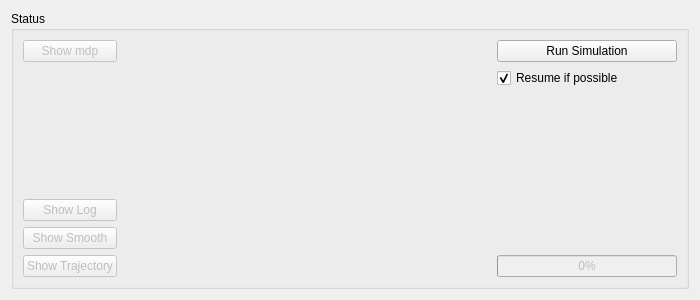
<?xml version="1.0" encoding="UTF-8"?>
<ui version="4.0">
 <class>SimulationStatus</class>
 <widget class="QWidget" name="SimulationStatus">
  <property name="geometry">
   <rect>
    <x>0</x>
    <y>0</y>
    <width>700</width>
    <height>300</height>
   </rect>
  </property>
  <property name="windowTitle">
   <string>Form</string>
  </property>
  <layout class="QVBoxLayout" name="verticalLayout">
   <item>
    <widget class="QGroupBox" name="groupBox">
     <property name="title">
      <string>Status</string>
     </property>
     <layout class="QHBoxLayout" name="horizontalLayout_6">
      <item>
       <layout class="QVBoxLayout" name="verticalLayout_30">
        <item>
         <widget class="QPushButton" name="showMdp">
          <property name="enabled">
           <bool>false</bool>
          </property>
          <property name="text">
           <string>Show mdp</string>
          </property>
          <property name="icon">
           <iconset theme="emblem-system">
            <normaloff>.</normaloff>.</iconset>
          </property>
         </widget>
        </item>
        <item>
         <spacer name="verticalSpacer_6">
          <property name="orientation">
           <enum>Qt::Vertical</enum>
          </property>
          <property name="sizeHint" stdset="0">
           <size>
            <width>20</width>
            <height>40</height>
           </size>
          </property>
         </spacer>
        </item>
        <item>
         <widget class="QPushButton" name="showLog">
          <property name="enabled">
           <bool>false</bool>
          </property>
          <property name="text">
           <string>Show Log</string>
          </property>
          <property name="icon">
           <iconset theme="document">
            <normaloff>.</normaloff>.</iconset>
          </property>
         </widget>
        </item>
        <item>
         <widget class="QPushButton" name="showSmoothTrajectory">
          <property name="enabled">
           <bool>false</bool>
          </property>
          <property name="text">
           <string>Show Smooth</string>
          </property>
         </widget>
        </item>
        <item>
         <widget class="QPushButton" name="showTrajectoryButton">
          <property name="enabled">
           <bool>false</bool>
          </property>
          <property name="text">
           <string>Show Trajectory</string>
          </property>
          <property name="icon">
           <iconset theme="display">
            <normaloff>.</normaloff>.</iconset>
          </property>
         </widget>
        </item>
       </layout>
      </item>
      <item>
       <spacer name="horizontalSpacer_2">
        <property name="orientation">
         <enum>Qt::Horizontal</enum>
        </property>
        <property name="sizeHint" stdset="0">
         <size>
          <width>714</width>
          <height>20</height>
         </size>
        </property>
       </spacer>
      </item>
      <item>
       <layout class="QVBoxLayout" name="runLayout">
        <item alignment="Qt::AlignTop">
         <widget class="QPushButton" name="rerunSimulation">
          <property name="enabled">
           <bool>true</bool>
          </property>
          <property name="text">
           <string>Run Simulation</string>
          </property>
          <property name="icon">
           <iconset theme="reload">
            <normaloff>.</normaloff>.</iconset>
          </property>
         </widget>
        </item>
        <item>
         <widget class="QCheckBox" name="resume">
          <property name="text">
           <string>Resume if possible</string>
          </property>
          <property name="checked">
           <bool>true</bool>
          </property>
         </widget>
        </item>
        <item>
         <spacer name="verticalSpacer_2">
          <property name="orientation">
           <enum>Qt::Vertical</enum>
          </property>
          <property name="sizeHint" stdset="0">
           <size>
            <width>20</width>
            <height>40</height>
           </size>
          </property>
         </spacer>
        </item>
        <item>
         <widget class="QLabel" name="assumedFinished">
          <property name="minimumSize">
           <size>
            <width>180</width>
            <height>0</height>
           </size>
          </property>
          <property name="text">
           <string/>
          </property>
          <property name="alignment">
           <set>Qt::AlignCenter</set>
          </property>
         </widget>
        </item>
        <item>
         <widget class="QProgressBar" name="simulationProgress">
          <property name="enabled">
           <bool>false</bool>
          </property>
          <property name="value">
           <number>0</number>
          </property>
         </widget>
        </item>
       </layout>
      </item>
     </layout>
    </widget>
   </item>
  </layout>
 </widget>
 <resources/>
 <connections/>
</ui>
